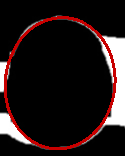
#> input picture ovalé.PNG, 125 x 156 px, found by its file name
$ python full_ellipse.py
#> lines starting #> are read from the running program, lines starting #| are printed output that depends on the picture
# -*- coding: utf-8 -*-
# importation des librairies
"""http://www.tangentex.com/TraitementImages.htm
http://effbot.org/imagingbook/image.htm"""
import sys
from PIL import Image
"""from scipy import misc"""
from numpy import sqrt

def Norme(p1,p2,p3,p4):
    n = sqrt((p1[0]-p3[0])*(p1[0]-p3[0]) + (p2[0]-p4[0])*(p2[0]-p4[0]))
    return n


# ouverture du fichier image

ImageFile = 'ovalé.png'

try:

  img = Image.open(ImageFile)
#> img is the input picture: PIL image 125x156 RGBA; mean R, G, B, A 36.8, 25.2, 25.2, 255

except IOError:

  print ('Erreur')

  sys.exit(1)

# affichage des caractéristiques de l'image

# récupération de la largeur et hauteur de l'image
colonne,ligne = img.size
#> colonne = 125; ligne = 156

# création des images intermédiaires

imgC = Image.new(img.mode,img.size)
#> imgC: PIL image 125x156 RGBA; every value is 0
imgD = Image.new(img.mode,img.size)

# transformation de l'image couleur en niveau de gris
for i in range(ligne):
    for j in range(colonne):
        pixel = img.getpixel((j,i)) # récupération du pixel
        # calcul du poids de chaque composante du gris dans le pixel (CIE709)
        if pixel[0]>150 and pixel[1]<150:
            p=(255,0,0)
            imgC.putpixel((j,i),p)
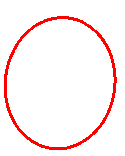
#> imgC: PIL image 125x156 RGBA; mean R, G, B, A 14.8, 0, 0, 14.8; transparent parts drawn white
imgC.show()

for i in range(ligne):
    left=0
    right=0
    j=0
    k=0
    while imgC.getpixel((j,i))[0]!=255 and j<colonne-1:
         j=j+1
    if imgC.getpixel((j,i))[0]==255:
        left=j

    while imgC.getpixel((colonne-k-1,i))[0]!=255 and k<colonne-1:
         k=k+1
    if imgC.getpixel((colonne-k-1,i))[0]==255:
        right=colonne-k
    if left!=0:
        p=(255,0,0)
        for l in range(left,right):
            imgD.putpixel((l,i),p)
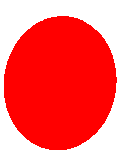
#> imgD: PIL image 125x156 RGBA; mean R, G, B, A 155.5, 0, 0, 155.5; transparent parts drawn white

imgD.show()

$ run again, with opticalhsv.png copied over ovalé.PNG
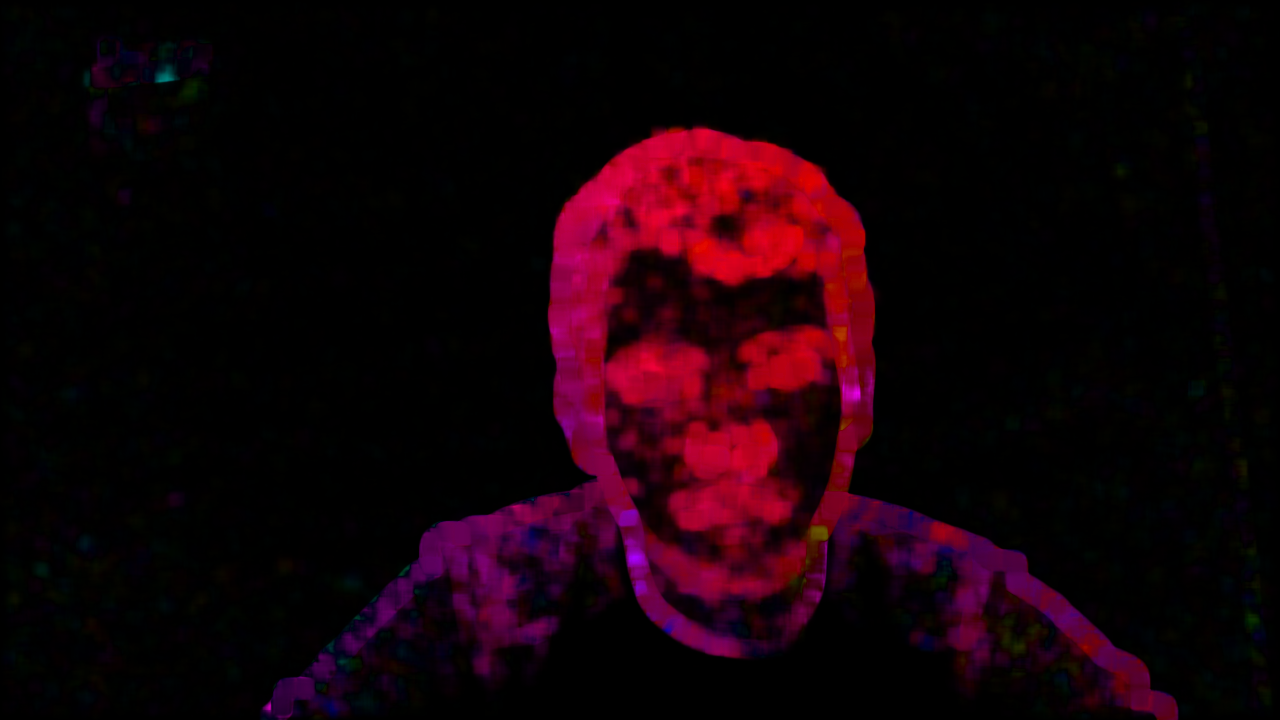
#> input picture opticalhsv.png, 1280 x 720 px, found by its file name
#> img is the input picture: PIL image 1280x720 RGB; mean R, G, B 21.2, 0.7, 7.8
#> after the loop `for i in range(ligne):`:
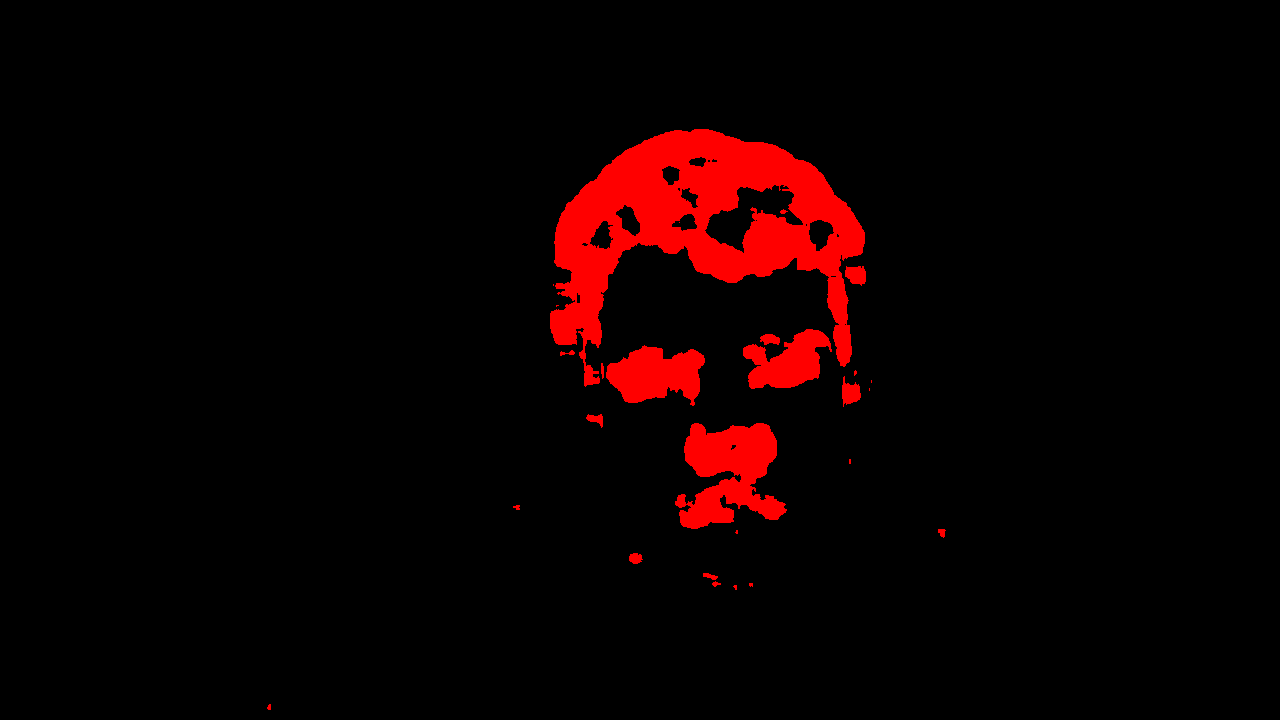
#> imgC: PIL image 1280x720 RGB; mean R, G, B 13.4, 0, 0
#> after the loop `for i in range(ligne):`:
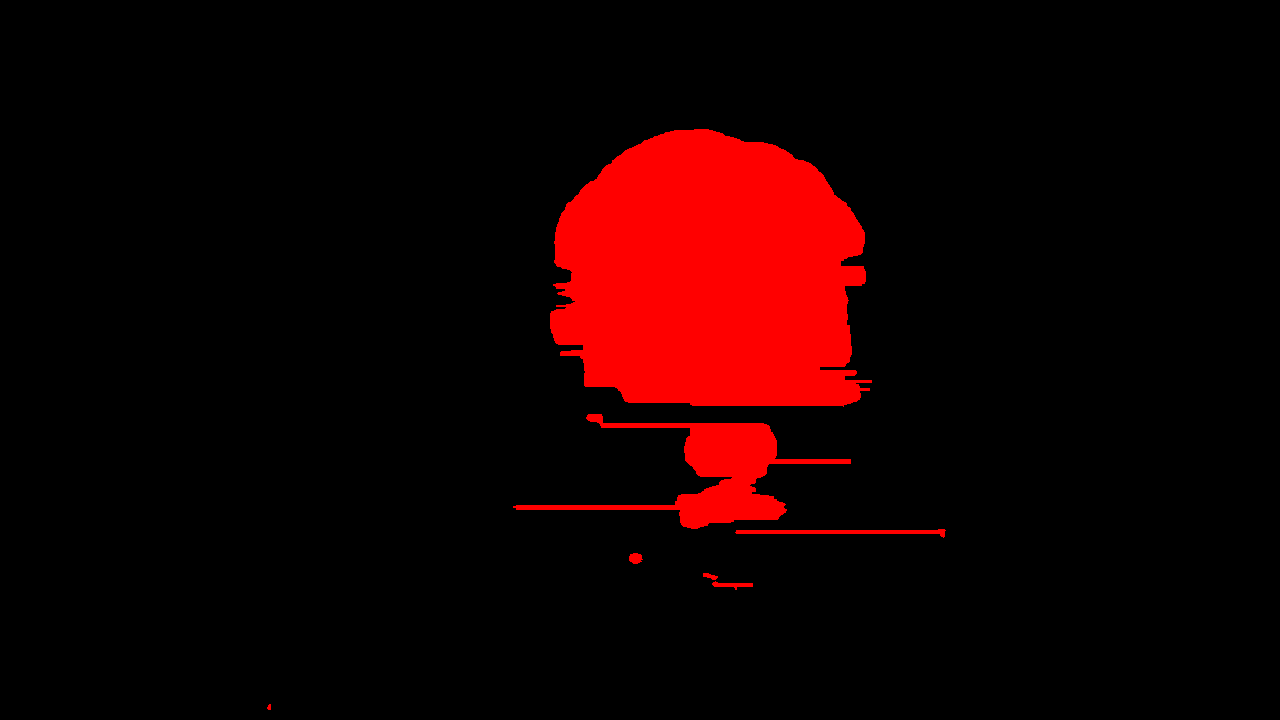
#> imgD: PIL image 1280x720 RGB; mean R, G, B 22.9, 0, 0
